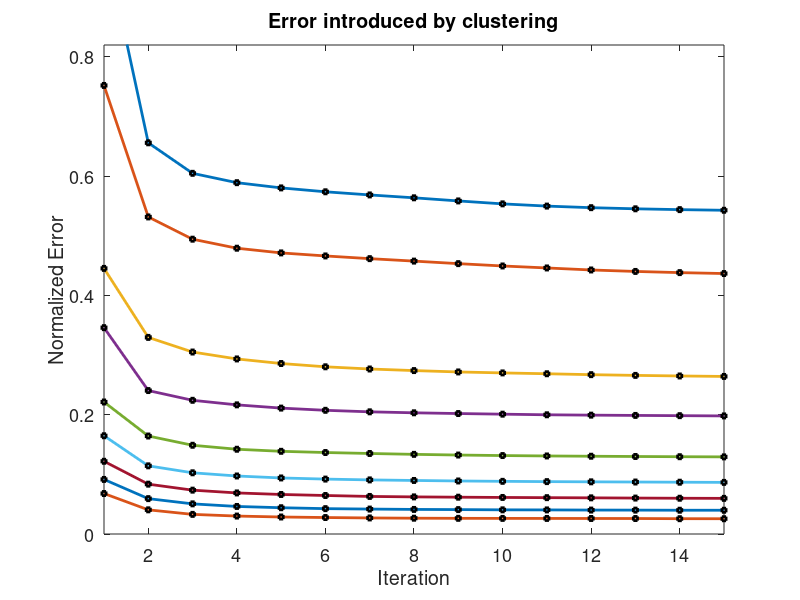

MATLAB code to generate this figure: (Note: this script raises an error after producing the figure.)
clc;
clear all;
close all;

path(path, '../legendflex');
path(path, '../plot2svg');

abcissa = 1:50;

set(gca,'FontSize',13)

data32 = [
    1,
    0.65598737,
    0.604828266,
    0.589124458,
    0.580374802,
    0.573858788,
    0.568592773,
    0.563756969,
    0.558527124,
    0.553601807,
    0.549864539,
    0.547209873,
    0.545322034,
    0.543935283,
    0.542862408,
    0.541972142,
    0.541117565,
    0.540282343,
    0.539514137,
    0.538828318,
    0.538104988,
    0.537326092,
    0.536486548,
    0.535619641,
    0.534825413,
    0.534077443,
    0.533347207,
    0.53270088,
    0.532024048,
    0.531341972,
    0.530648186,
    0.529945873,
    0.529229349,
    0.528481699,
    0.527789054,
    0.527115145,
    0.526374541,
    0.525548087,
    0.524750816,
    0.523941776,
    0.523233839,
    0.522480965,
    0.521797087,
    0.52113863,
    0.5204399,
    0.519732103,
    0.519026528,
    0.518291428,
    0.517531368,
    0.516759178];
    
data64 = [
    0.752186248,
    0.531687474,
    0.494371119,
    0.479231191,
    0.471360472,
    0.466272523,
    0.461742228,
    0.457613801,
    0.453378266,
    0.449456087,
    0.446130055,
    0.442746235,
    0.440293415,
    0.438309456,
    0.436775385,
    0.435434091,
    0.434350267,
    0.433334719,
    0.432480262,
    0.431581769,
    0.430802734,
    0.430035408,
    0.429238538,
    0.428512206,
    0.427788516,
    0.427049613,
    0.426331908,
    0.425640604,
    0.424975542,
    0.424273589,
    0.423640473,
    0.423015583,
    0.422439373,
    0.421847971,
    0.421235571,
    0.420674654,
    0.420198626,
    0.419703322,
    0.419171028,
    0.418614774,
    0.418067207,
    0.417483611,
    0.417001878,
    0.416608618,
    0.416154187,
    0.415730962,
    0.415313061,
    0.414887174,
    0.41445328,
    0.413951751];
    
data128 = [
    0.445393174,
    0.32967926,
    0.305149734,
    0.293556259,
    0.285890807,
    0.280383015,
    0.276707757,
    0.27403844,
    0.271749253,
    0.27012657,
    0.268723866,
    0.267186012,
    0.265987094,
    0.265015782,
    0.264221394,
    0.263577368,
    0.263045515,
    0.262594527,
    0.262176646,
    0.261781404,
    0.261375072,
    0.2609923,
    0.260662711,
    0.260364068,
    0.260046989,
    0.259684714,
    0.25936201,
    0.259090189,
    0.258888204,
    0.258687801,
    0.258353788,
    0.258234331,
    0.258114053,
    0.258011309,
    0.257928701,
    0.257859985,
    0.257769291,
    0.257659942,
    0.257545909,
    0.257427613,
    0.257305593,
    0.257182273,
    0.257066899,
    0.256964455,
    0.256858028,
    0.256747358,
    0.256620074,
    0.256519372,
    0.25645514,
    0.25638196];
    
data256 = [
    0.346009779,
    0.240530172,
    0.224209381,
    0.216562424,
    0.211132656,
    0.207429836,
    0.204880256,
    0.203233693,
    0.202005812,
    0.200942965,
    0.19990636,
    0.199312916,
    0.198854001,
    0.198429095,
    0.198008352,
    0.197689351,
    0.197353838,
    0.19702489,
    0.196695201,
    0.196389972,
    0.19608164,
    0.195812221,
    0.195580371,
    0.195370821,
    0.195091413,
    0.194832722,
    0.194567525,
    0.194359055,
    0.19419292,
    0.194065356,
    0.193961471,
    0.193894937,
    0.193843135,
    0.193784046,
    0.193721956,
    0.193639569,
    0.193581221,
    0.193510323,
    0.193454718,
    0.193395129,
    0.193311501,
    0.19324897,
    0.193211319,
    0.193201812,
    0.193203193,
    0.1931881,
    0.193168785,
    0.193157075,
    0.193141662,
    0.193127751];
    
data512 = [
    0.22136436,
    0.164320056,
    0.148806784,
    0.142124774,
    0.138670016,
    0.136635837,
    0.13502008,
    0.133574381,
    0.132416496,
    0.131540362,
    0.130867053,
    0.130404896,
    0.129970782,
    0.12960052,
    0.12934297,
    0.129165685,
    0.129041143,
    0.128925709,
    0.128773665,
    0.128691158,
    0.128601125,
    0.128512592,
    0.128413972,
    0.128325059,
    0.128245875,
    0.128059082,
    0.127927695,
    0.127855036,
    0.127743925,
    0.127652931,
    0.127593062,
    0.127551508,
    0.127490819,
    0.127471083,
    0.127461395,
    0.127453348,
    0.127458733,
    0.127452628,
    0.127429009,
    0.127428608,
    0.127416558,
    0.127409873,
    0.127384712,
    0.127346161,
    0.127333431,
    0.127326765,
    0.127305508,
    0.127288174,
    0.127287693,
    0.127278186];
    
data1024 = [
    0.164747305,
    0.114310609,
    0.102642073,
    0.097283482,
    0.093985112,
    0.092082581,
    0.090722091,
    0.089777721,
    0.088921743,
    0.088321533,
    0.087829632,
    0.087480988,
    0.087176599,
    0.086847891,
    0.086558395,
    0.086325025,
    0.086048219,
    0.085913329,
    0.085796354,
    0.085692609,
    0.085610082,
    0.085578977,
    0.085499972,
    0.085373529,
    0.08531356,
    0.085249248,
    0.085205032,
    0.085147565,
    0.085089878,
    0.085089938,
    0.085075646,
    0.085102148,
    0.085126868,
    0.085127889,
    0.085123185,
    0.085074825,
    0.084999804,
    0.084961373,
    0.084939935,
    0.08489688,
    0.084873801,
    0.084827043,
    0.084775041,
    0.084744156,
    0.084731045,
    0.084721077,
    0.084715192,
    0.08465166,
    0.084648398,
    0.084657185,
];

data2048 = [
    0.121952162,
    0.083571039,
    0.073532251,
    0.068876434,
    0.066291366,
    0.064573485,
    0.062992175,
    0.062233296,
    0.061729746,
    0.061294891,
    0.060939201,
    0.060640017,
    0.060261848,
    0.059961543,
    0.059769787,
    0.059661459,
    0.059542121,
    0.059424886,
    0.05927034,
    0.05920919,
    0.059146599,
    0.059102443,
    0.059049219,
    0.059020416,
    0.058996917,
    0.058937668,
    0.058865389,
    0.058809244,
    0.058748634,
    0.05866965,
    0.058647692,
    0.058622071,
    0.058605117,
    0.058613904,
    0.058603216,
    0.05862121,
    0.058617087,
    0.058622892,
    0.058616426,
    0.058625053,
    0.058629477,
    0.05862119,
    0.058624593,
    0.058621751,
    0.058628376,
    0.05860832,
    0.058614765,
    0.058577575,
    0.058550593,
    0.05852237];
    
data4096 = [
    0.091506451,
    0.059306449,
    0.050544263,
    0.046202562,
    0.044059714,
    0.042516355,
    0.041816164,
    0.041224642,
    0.040923276,
    0.040521408,
    0.040395626,
    0.040140998,
    0.0400449,
    0.039859168,
    0.039842915,
    0.039650258,
    0.039659445,
    0.039483542,
    0.039503598,
    0.039365366,
    0.039374133,
    0.039253074,
    0.03929761,
    0.039167925,
    0.039258619,
    0.039177592,
    0.039221268,
    0.039120666,
    0.039218926,
    0.039103712,
    0.039177432,
    0.039050869,
    0.03911372,
    0.039008915,
    0.039056994,
    0.038960055,
    0.039048387,
    0.038949046,
    0.039031814,
    0.038911776,
    0.039006253,
    0.038923565,
    0.03897845,
    0.03887971,
    0.038971164,
    0.038876967,
    0.038967081,
    0.038858392,
    0.038947205,
    0.038878689];

data8192 = [
    0.067872535,
    0.040529955,
    0.03292171,
    0.030087319,
    0.028512134,
    0.027621327,
    0.026930284,
    0.026492987,
    0.026285298,
    0.026176549,
    0.026101288,
    0.026026687,
    0.025961454,
    0.025676862,
    0.0256011,
    0.025291327,
    0.025240386,
    0.025121489,
    0.025064582,
    0.02497549,
    0.024862617,
    0.024797024,
    0.024735214,
    0.024668679,
    0.024636933,
    0.024564314,
    0.024531307,
    0.024490054,
    0.02447308,
    0.024412691,
    0.024378463,
    0.024371177,
    0.024372998,
    0.024364651,
    0.024366853,
    0.024360068,
    0.024363911,
    0.024357786,
    0.024361028,
    0.024354963,
    0.024358706,
    0.02435114,
    0.024354083,
    0.024347077,
    0.02435126,
    0.024345936,
    0.024349739,
    0.024343914,
    0.024348078,
    0.024342413];
    
data16384 = [
    0.052400297,
    0.027408274,
    0.020481344,
    0.018546046,
    0.017361179,
    0.016814313,
    0.016520574,
    0.016200993,
    0.016055675,
    0.015969244,
    0.015800587,
    0.015636333,
    0.015563914,
    0.0155232,
    0.015474541,
    0.015433287,
    0.015344995,
    0.015304642,
    0.015261547,
    0.015195013,
    0.015177158,
    0.015135664,
    0.015072613,
    0.015038445,
    0.015019249,
    0.014991707,
    0.014963704,
    0.014935961,
    0.014918627,
    0.014904496,
    0.014884239,
    0.014871109,
    0.014851673,
    0.01482387,
    0.014804354,
    0.014790363,
    0.014776271,
    0.014764001,
    0.014748689,
    0.014731134,
    0.014720105,
    0.014703832,
    0.014697287,
    0.014678051,
    0.014666382,
    0.014655553,
    0.014631653,
    0.014608695,
    0.014594743,
    0.014577909];

markersize = 3;
limit = 15;
    
hold all;
axis([1,15,0,0.82]);
axis on;
plot(abcissa(1:limit), data32(1:limit), '-s', 'LineWidth',2, 'MarkerEdgeColor','k', 'MarkerSize', markersize);
plot(abcissa(1:limit), data64(1:limit), '-s', 'LineWidth',2, 'MarkerEdgeColor','k', 'MarkerSize', markersize);
plot(abcissa(1:limit), data128(1:limit), '-s', 'LineWidth',2, 'MarkerEdgeColor','k', 'MarkerSize', markersize);
plot(abcissa(1:limit), data256(1:limit), '-s', 'LineWidth',2, 'MarkerEdgeColor','k', 'MarkerSize', markersize);
plot(abcissa(1:limit), data512(1:limit), '-s', 'LineWidth',2, 'MarkerEdgeColor','k', 'MarkerSize', markersize);
plot(abcissa(1:limit), data1024(1:limit), '-s', 'LineWidth',2, 'MarkerEdgeColor','k', 'MarkerSize', markersize);
plot(abcissa(1:limit), data2048(1:limit), '-s', 'LineWidth',2, 'MarkerEdgeColor','k', 'MarkerSize', markersize);
plot(abcissa(1:limit), data4096(1:limit), '-s', 'LineWidth',2, 'MarkerEdgeColor','k', 'MarkerSize', markersize);
plot(abcissa(1:limit), data8192(1:limit), '-s', 'LineWidth',2, 'MarkerEdgeColor','k', 'MarkerSize', markersize);
%plot(abcissa(1:limit), data16384(1:limit), '-s', 'LineWidth',2, 'MarkerEdgeColor','k', 'MarkerSize', markersize);

set(gca, 'Box', 'on');

title('Error introduced by clustering')
xlabel('Iteration');
ylabel('Normalized Error');
%cd('../legendflex');
legendflex({'32', '64', '128', '256', '512', '1024', '2048', '4096', '8192', '16384'}, 'Location', [0.7 0.457 0.1669 0.455], 'ncol', 4);
%cd('../plot2svg');
%legend('32', '64', '128', '256', '512', '1024', '2048', '4096', '8192', '16384', 'Location', [0.7 0.457 0.1669 0.455]);
plot2svg('../clustering/clustering_error.svg');
%cd('../clustering');
